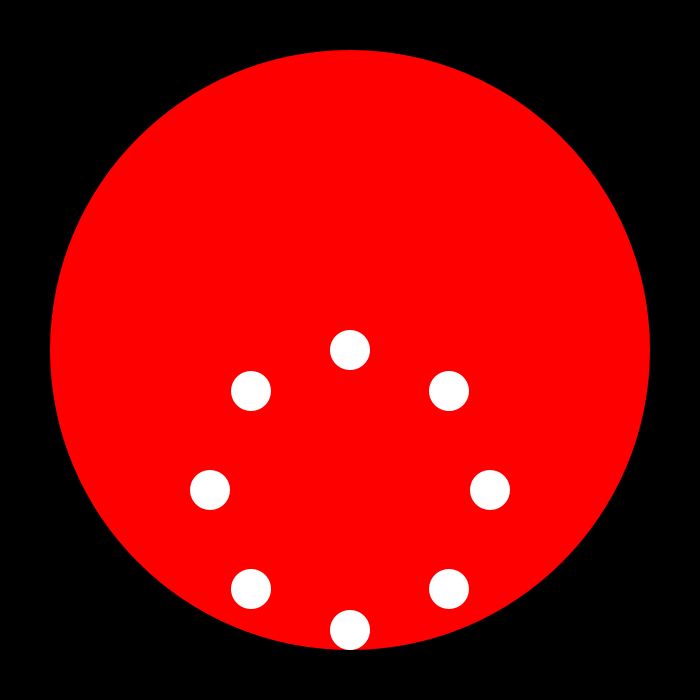
Frame 1 (no input)
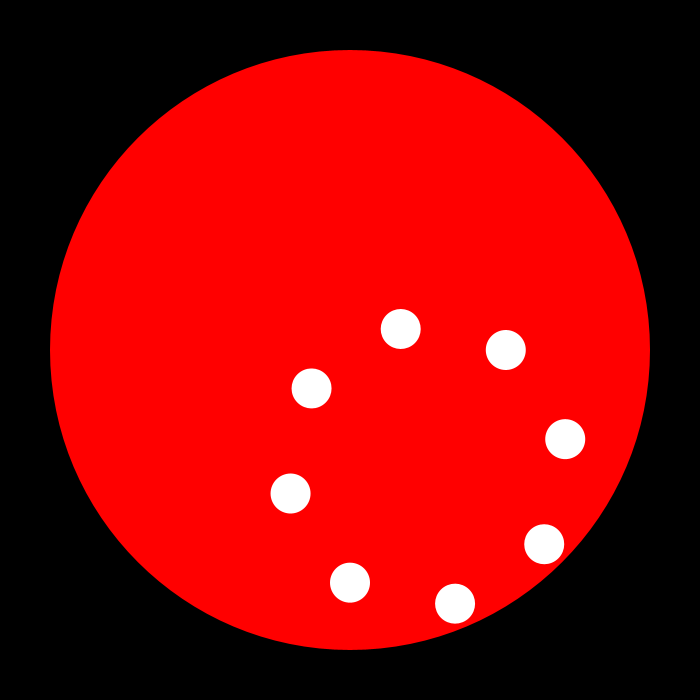
Frame 60 (the mouse pressed at the canvas centre just before this capture)
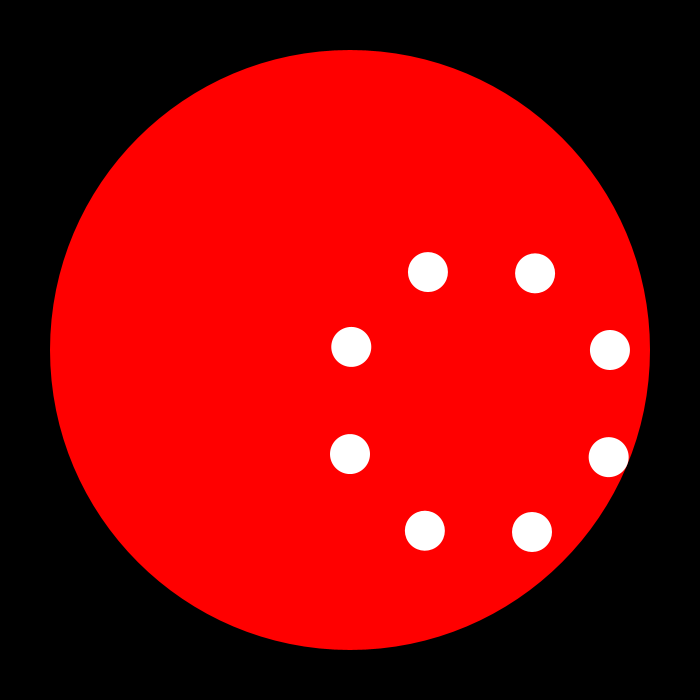
Frame 120 (the mouse held since frame 60 and released just before this capture)

The Processing sketch that drew these frames (run headless with seeded random() and noise(); from frame 60 on, the mouse is pressed at the canvas centre):

// Processing sketch: processing_155333
// ── processing_155333.pde

/*
 * An exercise to recreate the cycloid optical illusion 
 * featyred on IFLS...
 * http://www.iflscience.com/brain/cycloid-optical-illusion-will-boggle-your-mind
 * by Gerard Holden
 */
 
Ball[] dot = new Ball[8]; // The white balls
float cycle;              // a counter for  
float radius;             // the radius of the red circle
int stage;                // controls the main stages of the sketch
int step;                 // a counter for displaying the white balls and guide lines one-by-one
float BALLDIAMETER = 40;   // the diameter of the white balls  
float TIMERSTAGE1 = 10000; // a timer for the first stage
float TIMERSTAGE2 = 5000;  // a timer for thhe second stage
int timer;                 // a timer governing the stages 

void setup() {
 size(700, 700);
 frameRate(60);
 
 radius = min(width/2, height/2) * 0.8;
 
 dot[0] = new Ball(0);
 dot[1] = new Ball(PI/2);
 dot[2] = new Ball(PI/4);
 dot[3] = new Ball(PI/4*3);
 dot[4] = new Ball(PI/8);
 dot[5] = new Ball(PI/8*5);
 dot[6] = new Ball(PI/8*3);
 dot[7] = new Ball(PI/8*7);
 
 cycle = 0;
 stage = 0;
 step = 0;
 
}

void draw() {
  background(0);
  
  // Draw the red circle
  translate(width/2, height/2);
  noStroke();
  fill(255,0,0);
  ellipse(0, 0, radius*2 + BALLDIAMETER, radius*2 + BALLDIAMETER);
 
  switch(stage) {
    // In this stage the white balls are displayed without the
    // guide lines 
    case 0:
    
      for (int i = 0; i < 8; i++) {
        dot[i].draw(cycle);
      }
      
      
      // At the end of the stage disable all white balls
      // and reset the timer
      if (millis() > timer + TIMERSTAGE1) {
        for (int i = 0; i < 8; i++) {
          dot[i].setIsActive(false);
        }        
        timer = millis();
        stage++;
      }
      break;

    case 1:

      // Activate the next ball and its guideline
      dot[step].setIsActive(true);
      dot[step].setHasLine(true);
   
      for (int i = 0; i < step + 1; i++) {
        dot[i].draw(cycle);
      }
      
      // At the end of the stage remove the lines and reset stage number
      if (millis() > timer + TIMERSTAGE2) {
        step++;
        if (step > 7) {
          step = 0;
          stage = 0;
          for (int i = 0; i < 8; i++) {
            dot[i].setHasLine(false);
          }
        }        
        timer = millis();
      }
      break;      
  }
           
   
  cycle += 0.01;
  if (cycle > TWO_PI) {
    cycle = 0;
  }
}
/*
 * The Ball class describes the white balls.
 */

class Ball {
  float angle;      // the angle of the guideline and hence the ball's path
  float offset;     // the offset for displaying the ball 
  boolean isActive; // indicates of ball is to be displayed
  boolean hasLine;  // indicates if guideline is to be drawn
  
  // Constructor - the angle is supplied and the other attributes are
  // set to defaults
  Ball(float _angle) {
    angle = _angle;
    offset = _angle;
    isActive = true;
    hasLine = false;
  }
  
  // Draw the white ball
  void draw(float timer) {
    pushMatrix();
    rotate(angle);
    if (isActive) {
      if (hasLine) {
        stroke(0);
        line(-radius-BALLDIAMETER, 0, radius+BALLDIAMETER, 0);
      }
      noStroke();
      fill(255, 255, 255);
      ellipse(radius * sin(timer + offset), 0, BALLDIAMETER, BALLDIAMETER);
    }
    popMatrix();
  }
  
  // a method to set the isActive attribute
  void setIsActive(boolean state) {
    isActive = state;
  }
  
  // a method to set the hasLine attribute 
  void setHasLine(boolean state) {
    hasLine = state;
  }
}
    
